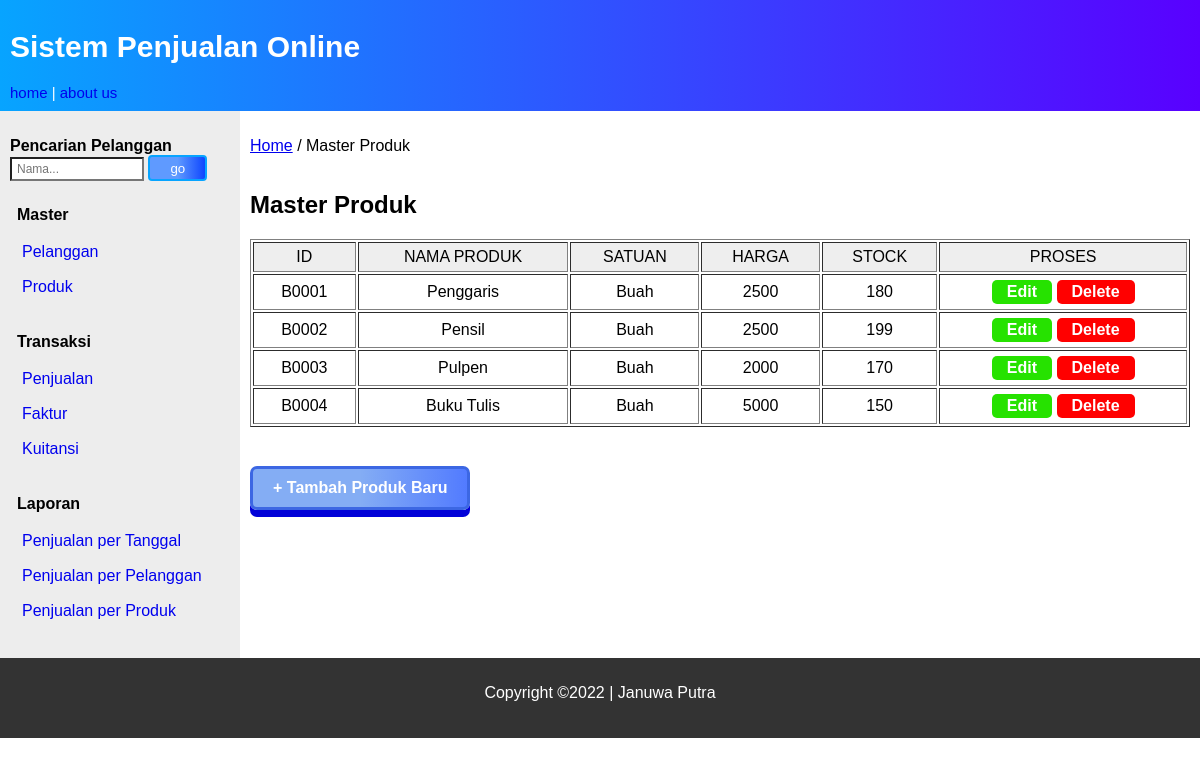
/Program/index.php?page=produk, run on the app's committed database.
### tables this page shows
CREATE TABLE `produk` (
  `id_produk` varchar(5) NOT NULL,
  `nm_produk` varchar(30) NOT NULL,
  `satuan` varchar(10) NOT NULL,
  `harga` decimal(10,0) NOT NULL,
  `stock` int(3) NOT NULL
);

### Program/produk.php (the view, shortened to what this page needs)
<article>
<p><a href="index.php">Home</a> / Master Produk    </p>
    <h2 style="font-weight:900;">Master Produk  </h2>
    <?php
    include_once "koneksi.php";
    $query = "SELECT * FROM produk ORDER BY id_produk";
    $sql = mysqli_query($conn, $query);
    ?>
    <table border="1">
        <tr>
            <th>ID</th>
            <th>NAMA PRODUK</th>
            <th>SATUAN</th>
            <th>HARGA</th>
            <th>STOCK</th>
            <th>PROSES</th>
        </tr>
        <?php
           if (mysqli_num_rows($sql)) {
        while ($row = mysqli_fetch_assoc($sql)) {
            $id_produk = $row['id_produk'];
            $nm_produk = $row['nm_produk'];
            $satuan = $row['satuan'];
            $harga = $row['harga'];
            $stock = $row['stock'];
        ?>
            <tr>
                <td align="center"><?php echo $id_produk ?></td>
                <td align="center"><?php echo $nm_produk ?></td>
                <td align="center"><?php echo $satuan ?></td>
                <td align="center"><?php echo $harga ?></td>
                <td align="center"><?php echo $stock ?></td>
                <td align="center" >
                    <a  class="link2" href="index.php?page=produk_edit&produk=<?= $id_produk ?>">Edit </a>
                    <a  class="link3 hapus"  onclick="peringatan()" >Delete</a>
                </td>
            </tr>
        <?php }}else{
             echo '<tr><td align="center" colspan = "7"><strong>Data Produk Tidak Ada</strong></td></tr>';
        } ?>
    </table> <br />
    <h4>
    <a href="index.php?page=produk_add" class="button">+ Tambah Produk Baru</a>
    </h4>
</article>

### Program/style18.css (style rules this page uses)
* { box-sizing: border-box; scroll-behavior: smooth; }
body { font-family: Arial, Helvetica, sans-serif; margin: 0px; padding: 0px; }
nav, article { display: flex; flex-direction: column; min-height: 300px; padding: 10px; }
article { flex-grow: 20; max-width: 80%; }
.button { display: inline-block; text-decoration: none; padding: 10px 20px; border: 3px solid #3c67e3; border-radius: 7px; font-weight: bold; color: #fff; box-shadow: 0 7px #0101d8; background-image: linear-gradient(90deg, #84adf4 50%, #527bff 100%); }
tr th { background: #eeeeee; color: rgb(0, 0, 0); font-weight: normal; }
th, td { padding: 5px 10px; }
.link2 { text-decoration: none; display: inline-block; padding: 3px 15px; background-color: #26e200; color: #ffffff; border-radius: 5px; font-weight: 600; }
.link3 { text-decoration: none; display: inline-block; padding: 3px 15px; background-color: #ff0000; color: #ffffff; border-radius: 5px; font-weight: 600; }

### data on the page
produk: id_produk "B0001", nm_produk "Penggaris", satuan "Buah", harga "2500", stock "180"
produk: id_produk "B0002", nm_produk "Pensil", satuan "Buah", harga "2500", stock "199"
produk: id_produk "B0003", nm_produk "Pulpen", satuan "Buah", harga "2000", stock "170"
produk: id_produk "B0004", nm_produk "Buku Tulis", satuan "Buah", harga "5000", stock "150"
